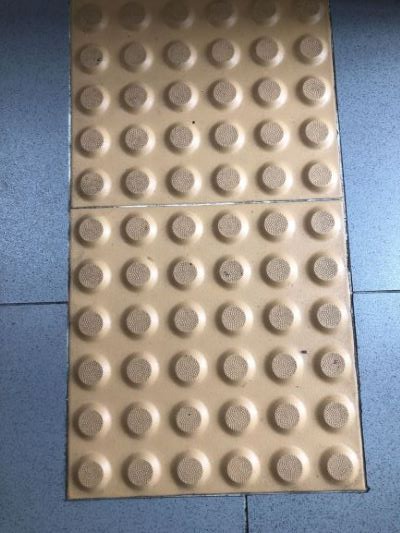
#> input picture src/racecar/img_proc_test/images/block.jpg, 400 x 533 px
$ python houghcircle.py
#> lines starting #> are read from the running program, lines starting #| are printed output that depends on the picture; after the words box and inside, x2 and y2 are one past the last pixel; in counts of white or black regions, pixels touching at a corner belong together
#-*-coding:utf-8-*-

import cv2
import numpy as np

# 영상 받아서 흑백으로 변환
img = cv2.imread('images/block.jpg')
#> img is the input picture: shape (533, 400, 3); mean B, G, R 137.9, 140.6, 144.9

img_gray = cv2.cvtColor(img, cv2.COLOR_BGR2GRAY)
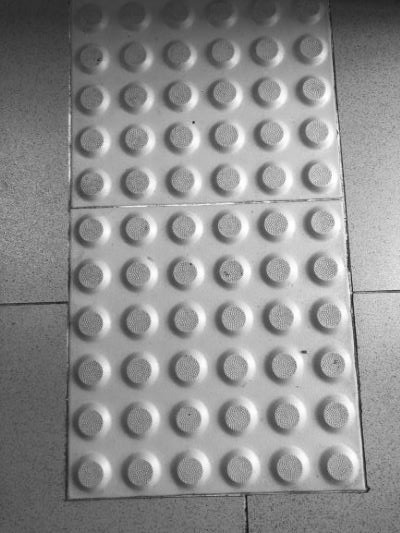
#> img_gray: shape (533, 400); min 16, max 255, mean 141.6
img_hsv = cv2.cvtColor(img, cv2.COLOR_BGR2HSV)
#> img_hsv: shape (533, 400, 3); mean H, S, V 48.7, 70.2, 162.7


lower_color = np.array([0, 30, 30])
upper_color = np.array([30, 255, 255])

# 범위 값으로 HSV 이미지에서 마스크를 생성합니다.
img_mask = cv2.inRange(img_hsv, lower_color, upper_color)
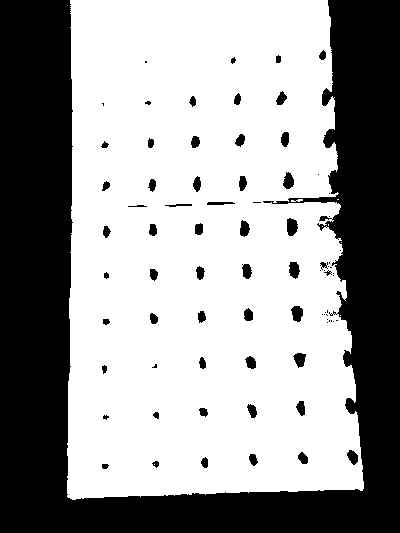
#> img_mask: shape (533, 400); 60.9% white; 79 black regions (28 under 20 px), largest, box (x1, y1, x2, y2) and area: (0, 0, 400, 533) 79611, (287, 218, 298, 236) 157, (291, 306, 303, 322) 144

cv2.imshow('img_mask', img_mask)
# img_mask = img_mask / 255
img_yellow = cv2.cvtColor(cv2.bitwise_and(img, img, mask=img_mask), cv2.COLOR_BGR2GRAY)
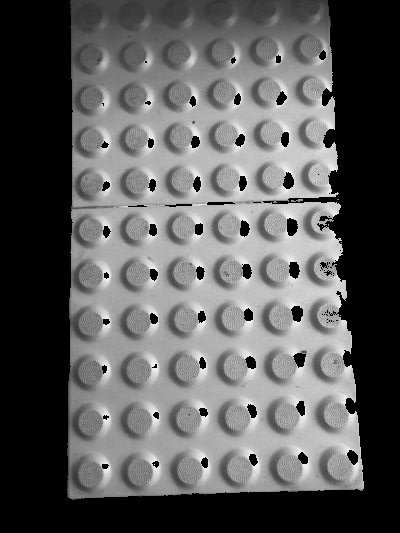
#> img_yellow: shape (533, 400); min 0, max 244, mean 91.1
cv2.imshow('img_yellow', img_yellow)


print(img_mask.shape)
#| (533, 400)

# circles = cv2.HoughCircles(img_gray, cv2.HOUGH_GRADIENT, 1, 30, param1=140,param2=20,minRadius=10, maxRadius=30)
circles = cv2.HoughCircles(img_yellow, cv2.HOUGH_GRADIENT, 1, 30, param1=140,param2=20,minRadius=10, maxRadius=30)
#> circles = 57 rows, first 8: [338.5, 464.5, 20.2], [137.5, 273.5, 11.8], [91.5, 230.5, 18], [273.5, 224.5, 16.7], [136.5, 473.5, 15.8], [186.5, 368.5, 19.1], [284.5, 415.5, 18.5], [239.5, 468.5, 13.1]


# img : 8비트 싱글 채널 GRAY 영상 이용
# dp(1) : 해상도 비율 (2이면 절반해상도)
# minDist(20) : 원의 중심과 가장 가까운 거리 (최소거리) 겹치느냐 안겹치느냐
# param1 : 임계값
# param2 : 중심점누산, 작으면 실패율 높고 크면 검출률 낮음
# min/maxRadius : 최소/최대 반지름


circles = np.uint16(np.around(circles))
#> circles = 57 rows, first 8: [338, 464, 20], [138, 274, 12], [92, 230, 18], [274, 224, 17], [136, 474, 16], [186, 368, 19], [284, 416, 18], [240, 468, 13]
# # 원 표시
for i in circles[0,:]:
    cv2.circle(img,(i[0],i[1]),i[2],(255,0,0),2)
    cv2.circle(img,(i[0],i[1]),1,(0,0,255),2)
#> this loop made 57 passes
#> i on passes 1 to 12: [338, 464, 20], [138, 274, 12], [92, 230, 18], [274, 224, 17], [136, 474, 16], [186, 368, 19], [284, 416, 18], [240, 468, 13], [92, 276, 19], [178, 138, 15], [138, 370, 18], [312, 132, 15]
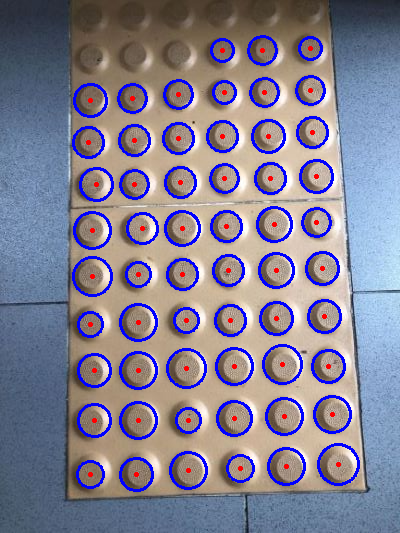
#> img: shape (533, 400, 3); 8.37% of pixels changed, all inside (x1, y1, x2, y2) = (72, 35, 360, 492)
        # img, 중심좌표, 반지름, 색상, 선두께

cv2.imshow('img', img)
# cv2.imshow('img_origin', img_origin)
cv2.waitKey(0)
cv2.destroyAllWindows()

$ run again, with src/racecar/img_proc_test/images/road.jpg copied over src/racecar/img_proc_test/images/block.jpg
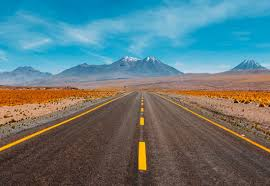
#> input picture src/racecar/img_proc_test/images/road.jpg, 270 x 186 px
#> img is the input picture: shape (186, 270, 3); mean B, G, R 124.3, 121, 96.6
#> img_hsv: shape (186, 270, 3); mean H, S, V 51.6, 127.9, 152.4
#> `img_mask = cv2.inRange(img_hsv, lower_color, upper_color)`:
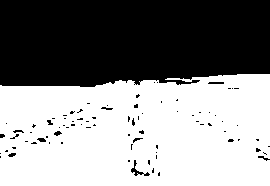
#> img_mask: shape (186, 270); 54.9% white; 83 black regions (72 under 20 px), largest, box (x1, y1, x2, y2) and area: (0, 0, 270, 87) 21999, (131, 160, 150, 176) 77, (208, 82, 224, 84) 31
#| (186, 270)
#> `circles = cv2.HoughCircles(img_yellow, cv2.HOUGH_GRADIENT, 1, 30, para..`: circles = [[237.5, 108.5, 21.7], [20.5, 112.5, 17.2], [205.5, 99.5, 13.6], [53.5, 106.5, 12.5]]
#> `circles = np.uint16(np.around(circles))`: circles = [[238, 108, 22], [20, 112, 17], [206, 100, 14], [54, 106, 12]]
#> the loop `for i in circles[0,:]:` made 4 passes
#> after the loop `for i in circles[0,:]:`:
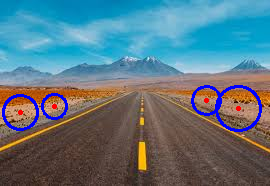
#> img: shape (186, 270, 3); 2.6% of pixels changed, all inside (x1, y1, x2, y2) = (2, 85, 262, 132)
